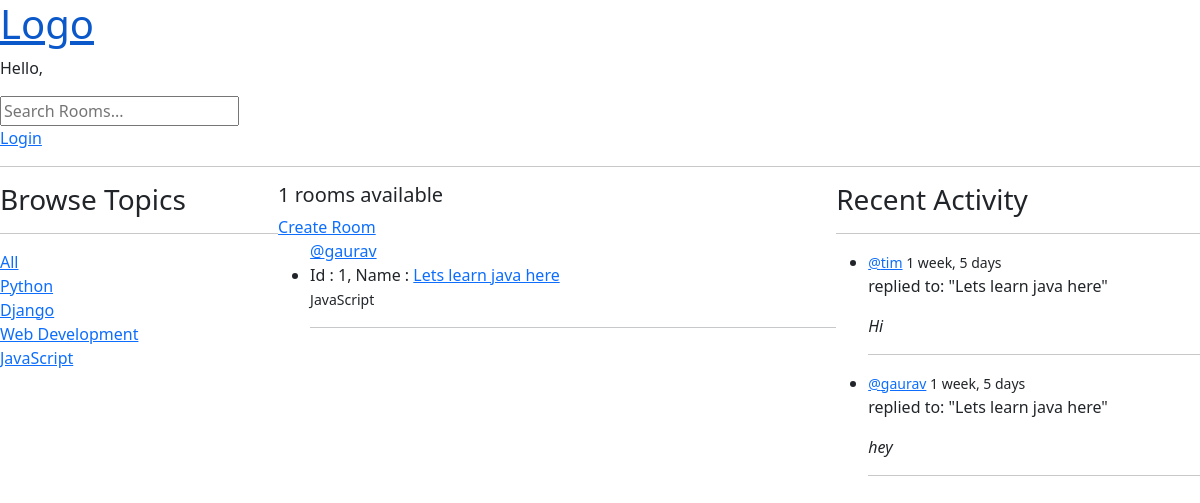
Before: /?q=JavaScript with the older database file.
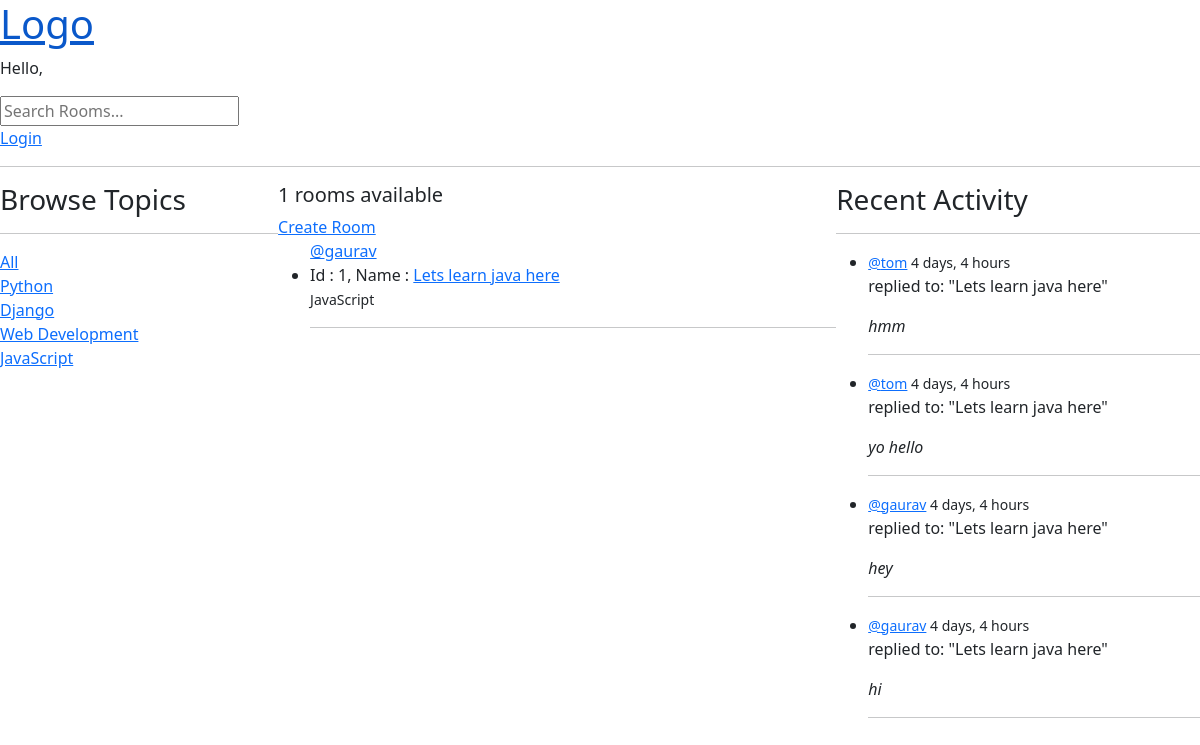
After: the same page with the newer database file.
### base/models.py (models this page shows, shortened)
class Topic(models.Model):
    name = models.CharField(max_length=200)

class Room(models.Model):
    host = models.ForeignKey(User, on_delete=models.CASCADE)
    topic = models.ForeignKey(Topic, on_delete=models.SET_NULL, null=True)
    name = models.CharField(max_length=200)
    description = models.TextField(null=True, blank=True)
    participants = models.ManyToManyField(User, related_name='participants', blank=True)
    updated = models.DateTimeField(auto_now=True)
    created = models.DateTimeField(auto_now_add=True)
    class Meta:
        ordering = ['-updated', '-created']
    def __str__(self):
        return self.name

class Message(models.Model):
    user = models.ForeignKey(User, on_delete=models.CASCADE)
    room = models.ForeignKey(Room, on_delete=models.CASCADE)
    body = models.TextField()
    updated = models.DateTimeField(auto_now=True)
    created = models.DateTimeField(auto_now_add=True)
    class Meta:
        ordering = ['-updated', '-created']

### base/views.py (the view)
# urls.py: path('', views.home, name='home'),
def home(request):
    q = request.GET.get('q') if request.GET.get('q') != None else ''
    rooms = Room.objects.filter(Q(topic__name__icontains = q) |
                                Q(name__icontains = q) |
                                Q(description__icontains = q) |
                                Q(host__username__icontains = q.strip('@'))
                                )
    topics = Topic.objects.all()
    room_count = rooms.count()
    recent_messages = Message.objects.filter(Q(room__topic__name__icontains=q))[:4]
    context = {'rooms': rooms,
               'topics': topics,
               'room_count': room_count,
               'recent_messages': recent_messages,
               }
    return render(request, 'base/home.html', context)

### base/templates/base/home.html
{% extends 'main.html' %}
{% load static%}
{% block style %}
    <link rel="stylesheet" href="{% static 'base/home.css' %}">
{% endblock style %}
{% block content %}
<div class="home-container">
    <div class="browse">
        {% include 'base/topic_component.html' %}
    </div>
    <div class="rooms">
        <h5>{{room_count}} rooms available</h5>
        <a href="{% url 'create-room'%}">Create Room</a>
        {% include 'base/feed_component.html' %}
    </div>
    <div class="recent-activity">
        {% include 'base/activity_component.html' %}
    </div>
</div>
{% endblock content %}

### base/templates/base/topic_component.html
<h3>Browse Topics</h3>
<hr>
<div>
    <a href="{% url 'home'%}">All</a>
</div>
{% for topic in topics%}
    <div>
        <a href="{% url 'home'%}?q={{topic.name}}">{{topic.name}}</a>
    </div>
{% endfor %}

### base/templates/base/feed_component.html (shortened to what this page needs)
<div>
    {% for room in rooms%}
        <ul>
            <span><a href="{% url 'profile' room.host.id %}">@{{ room.host.username }}</a></span>
            <li>Id : {{ room.id }}, Name : <a href="{% url 'room' room.id%}">{{ room.name }}</a></li>
            <small>{{ room.topic.name }}</small>
            <br>
            <hr>
        </ul>
    {% endfor %}
</div>

### base/templates/base/activity_component.html (shortened to what this page needs)
<h3>Recent Activity</h3>
<hr>
<ul>
    {% for message in recent_messages %}
        <li>
            <small><a href="{% url 'profile' message.user.id %}">@{{message.user}}</a> {{message.created|timesince}}</small>
            <p>replied to: "{{message.room}}"</p>
            <em>{{message.body|truncatewords:15}}</em>
            <hr>
        </li>
    {% endfor %}
</ul>

Changed rows visible on the page:
removed Message: user "tim", created "1 week, 5 days", room "Lets learn java here", body "Hi"
removed Message: user "gaurav", created "1 week, 5 days", room "Lets learn java here", body "hey"
added Message: user "tom", created "4 days, 4 hours", room "Lets learn java here", body "hmm"
added Message: user "tom", created "4 days, 4 hours", room "Lets learn java here", body "yo hello"
added Message: user "gaurav", created "4 days, 4 hours", room "Lets learn java here", body "hey"
added Message: user "gaurav", created "4 days, 4 hours", room "Lets learn java here", body "hi"
